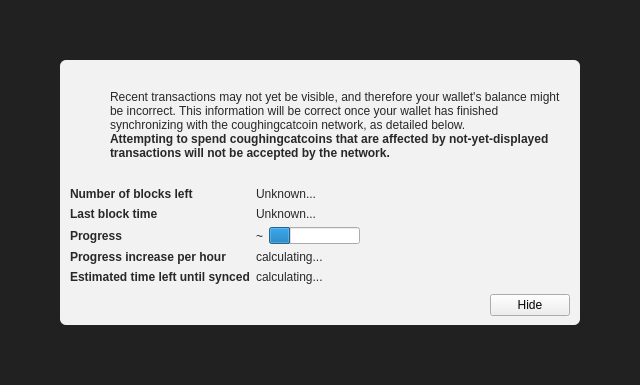
<?xml version="1.0" encoding="UTF-8"?>
<ui version="4.0">
 <class>ModalOverlay</class>
 <widget class="ModalOverlay" name="ModalOverlay">
  <property name="geometry">
   <rect>
    <x>0</x>
    <y>0</y>
    <width>640</width>
    <height>385</height>
   </rect>
  </property>
  <property name="windowTitle">
   <string>Form</string>
  </property>
  <layout class="QVBoxLayout" name="verticalLayout" stretch="0">
   <property name="sizeConstraint">
    <enum>QLayout::SetDefaultConstraint</enum>
   </property>
   <property name="leftMargin">
    <number>0</number>
   </property>
   <property name="topMargin">
    <number>0</number>
   </property>
   <property name="rightMargin">
    <number>0</number>
   </property>
   <property name="bottomMargin">
    <number>0</number>
   </property>
   <item>
    <widget class="QWidget" name="bgWidget" native="true">
     <property name="styleSheet">
      <string notr="true">#bgWidget { background: rgba(0,0,0,220); }</string>
     </property>
     <layout class="QVBoxLayout" name="verticalLayoutMain" stretch="1">
      <property name="leftMargin">
       <number>60</number>
      </property>
      <property name="topMargin">
       <number>60</number>
      </property>
      <property name="rightMargin">
       <number>60</number>
      </property>
      <property name="bottomMargin">
       <number>60</number>
      </property>
      <item>
       <widget class="QWidget" name="contentWidget" native="true">
        <property name="styleSheet">
         <string notr="true">#contentWidget { background: rgba(255,255,255,240); border-radius: 6px; }

QLabel { color: rgb(40,40,40);  }</string>
        </property>
        <layout class="QVBoxLayout" name="verticalLayoutSub" stretch="1,0,0,0">
         <property name="spacing">
          <number>0</number>
         </property>
         <property name="leftMargin">
          <number>10</number>
         </property>
         <property name="topMargin">
          <number>10</number>
         </property>
         <property name="rightMargin">
          <number>10</number>
         </property>
         <property name="bottomMargin">
          <number>10</number>
         </property>
         <item>
          <layout class="QHBoxLayout" name="horizontalLayoutIconText" stretch="0,1">
           <property name="topMargin">
            <number>20</number>
           </property>
           <item>
            <layout class="QVBoxLayout" name="verticalLayoutIcon">
             <property name="leftMargin">
              <number>0</number>
             </property>
             <item>
              <widget class="QPushButton" name="warningIcon">
               <property name="enabled">
                <bool>false</bool>
               </property>
               <property name="text">
                <string/>
               </property>
               <property name="icon">
                <iconset>
                 <normaloff>:/icons/warning</normaloff>
                 <disabledoff>:/icons/warning</disabledoff>:/icons/warning</iconset>
               </property>
               <property name="iconSize">
                <size>
                 <width>48</width>
                 <height>48</height>
                </size>
               </property>
               <property name="flat">
                <bool>true</bool>
               </property>
              </widget>
             </item>
             <item>
              <spacer name="verticalSpacerWarningIcon">
               <property name="orientation">
                <enum>Qt::Vertical</enum>
               </property>
               <property name="sizeHint" stdset="0">
                <size>
                 <width>20</width>
                 <height>40</height>
                </size>
               </property>
              </spacer>
             </item>
            </layout>
           </item>
           <item>
            <layout class="QVBoxLayout" name="verticalLayoutInfoText">
             <property name="leftMargin">
              <number>0</number>
             </property>
             <property name="topMargin">
              <number>0</number>
             </property>
             <item>
              <widget class="QLabel" name="infoText">
               <property name="text">
                <string>Recent transactions may not yet be visible, and therefore your wallet's balance might be incorrect. This information will be correct once your wallet has finished synchronizing with the coughingcatcoin network, as detailed below.</string>
               </property>
               <property name="textFormat">
                <enum>Qt::RichText</enum>
               </property>
               <property name="wordWrap">
                <bool>true</bool>
               </property>
              </widget>
             </item>
             <item>
              <widget class="QLabel" name="infoTextStrong">
               <property name="font">
                <font>
                 <weight>75</weight>
                 <bold>true</bold>
                </font>
               </property>
               <property name="text">
                <string>Attempting to spend coughingcatcoins that are affected by not-yet-displayed transactions will not be accepted by the network.</string>
               </property>
               <property name="textFormat">
                <enum>Qt::RichText</enum>
               </property>
               <property name="wordWrap">
                <bool>true</bool>
               </property>
              </widget>
             </item>
             <item>
              <spacer name="verticalSpacerInTextSpace">
               <property name="orientation">
                <enum>Qt::Vertical</enum>
               </property>
               <property name="sizeHint" stdset="0">
                <size>
                 <width>20</width>
                 <height>40</height>
                </size>
               </property>
              </spacer>
             </item>
            </layout>
           </item>
          </layout>
         </item>
         <item>
          <spacer name="verticalSpacerAfterText">
           <property name="orientation">
            <enum>Qt::Vertical</enum>
           </property>
           <property name="sizeHint" stdset="0">
            <size>
             <width>20</width>
             <height>40</height>
            </size>
           </property>
          </spacer>
         </item>
         <item>
          <layout class="QFormLayout" name="formLayout">
           <property name="fieldGrowthPolicy">
            <enum>QFormLayout::FieldsStayAtSizeHint</enum>
           </property>
           <property name="horizontalSpacing">
            <number>6</number>
           </property>
           <property name="verticalSpacing">
            <number>6</number>
           </property>
           <property name="topMargin">
            <number>10</number>
           </property>
           <item row="0" column="0">
            <widget class="QLabel" name="labelNumberOfBlocksLeft">
             <property name="font">
              <font>
               <weight>75</weight>
               <bold>true</bold>
              </font>
             </property>
             <property name="text">
              <string>Number of blocks left</string>
             </property>
            </widget>
           </item>
           <item row="0" column="1">
            <widget class="QLabel" name="numberOfBlocksLeft">
             <property name="text">
              <string>Unknown...</string>
             </property>
            </widget>
           </item>
           <item row="1" column="0">
            <widget class="QLabel" name="labelLastBlockTime">
             <property name="font">
              <font>
               <weight>75</weight>
               <bold>true</bold>
              </font>
             </property>
             <property name="text">
              <string>Last block time</string>
             </property>
            </widget>
           </item>
           <item row="1" column="1">
            <widget class="QLabel" name="newestBlockDate">
             <property name="sizePolicy">
              <sizepolicy hsizetype="Maximum" vsizetype="Preferred">
               <horstretch>0</horstretch>
               <verstretch>0</verstretch>
              </sizepolicy>
             </property>
             <property name="text">
              <string>Unknown...</string>
             </property>
            </widget>
           </item>
           <item row="2" column="0">
            <widget class="QLabel" name="labelSyncDone">
             <property name="font">
              <font>
               <weight>75</weight>
               <bold>true</bold>
              </font>
             </property>
             <property name="text">
              <string>Progress</string>
             </property>
            </widget>
           </item>
           <item row="2" column="1">
            <layout class="QHBoxLayout" name="horizontalLayoutSync" stretch="0,1">
             <item>
              <widget class="QLabel" name="percentageProgress">
               <property name="text">
                <string notr="true">~</string>
               </property>
              </widget>
             </item>
             <item>
              <widget class="QProgressBar" name="progressBar">
               <property name="value">
                <number>24</number>
               </property>
               <property name="format">
                <string/>
               </property>
              </widget>
             </item>
            </layout>
           </item>
           <item row="4" column="0">
            <widget class="QLabel" name="labelProgressIncrease">
             <property name="font">
              <font>
               <weight>75</weight>
               <bold>true</bold>
              </font>
             </property>
             <property name="text">
              <string>Progress increase per hour</string>
             </property>
            </widget>
           </item>
           <item row="4" column="1">
            <widget class="QLabel" name="progressIncreasePerH">
             <property name="text">
              <string>calculating...</string>
             </property>
            </widget>
           </item>
           <item row="5" column="0">
            <widget class="QLabel" name="labelEstimatedTimeLeft">
             <property name="font">
              <font>
               <weight>75</weight>
               <bold>true</bold>
              </font>
             </property>
             <property name="text">
              <string>Estimated time left until synced</string>
             </property>
            </widget>
           </item>
           <item row="5" column="1">
            <widget class="QLabel" name="expectedTimeLeft">
             <property name="text">
              <string>calculating...</string>
             </property>
            </widget>
           </item>
          </layout>
         </item>
         <item>
          <layout class="QHBoxLayout" name="horizontalLayoutButtons">
           <property name="leftMargin">
            <number>10</number>
           </property>
           <property name="topMargin">
            <number>10</number>
           </property>
           <item>
            <spacer name="horizontalSpacer">
             <property name="orientation">
              <enum>Qt::Horizontal</enum>
             </property>
             <property name="sizeHint" stdset="0">
              <size>
               <width>40</width>
               <height>20</height>
              </size>
             </property>
            </spacer>
           </item>
           <item>
            <widget class="QPushButton" name="closeButton">
             <property name="text">
              <string>Hide</string>
             </property>
            </widget>
           </item>
          </layout>
         </item>
        </layout>
       </widget>
      </item>
     </layout>
    </widget>
   </item>
  </layout>
 </widget>
 <customwidgets>
  <customwidget>
   <class>ModalOverlay</class>
   <extends>QWidget</extends>
   <header>modaloverlay.h</header>
   <container>1</container>
  </customwidget>
 </customwidgets>
 <resources/>
 <connections/>
</ui>
